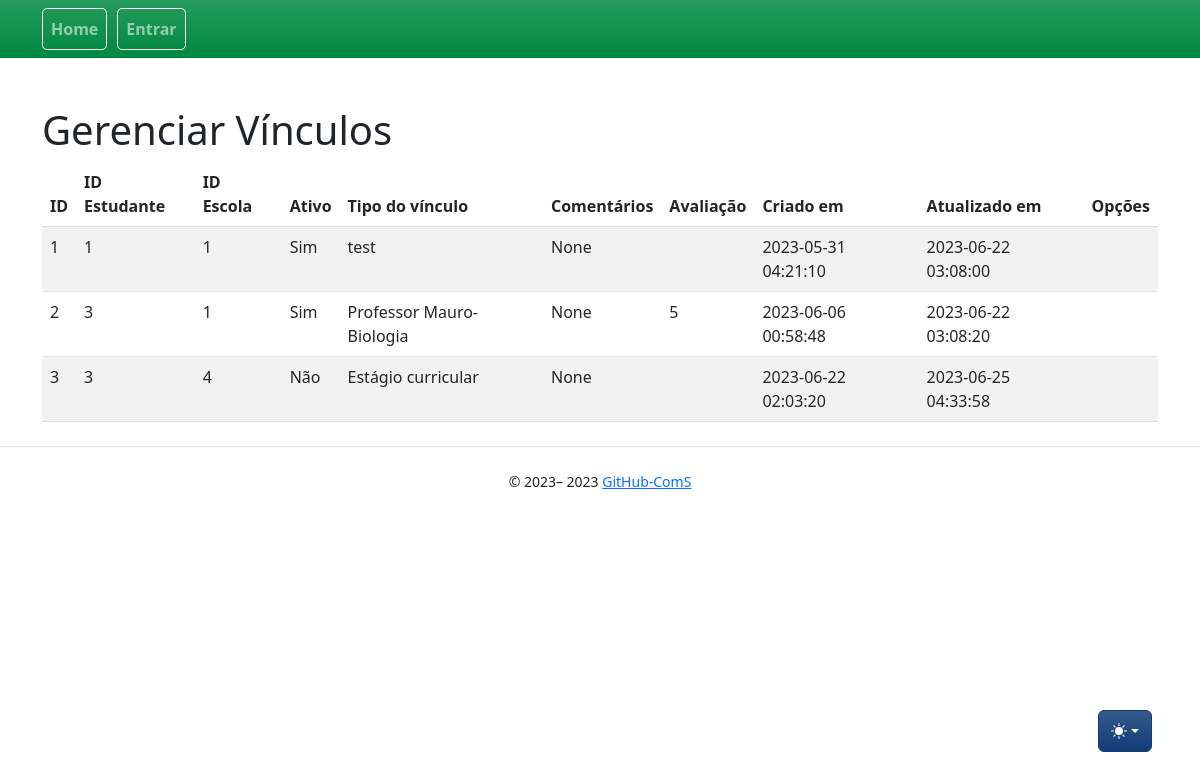
/linkages/, run on an earlier commit of the app's database.
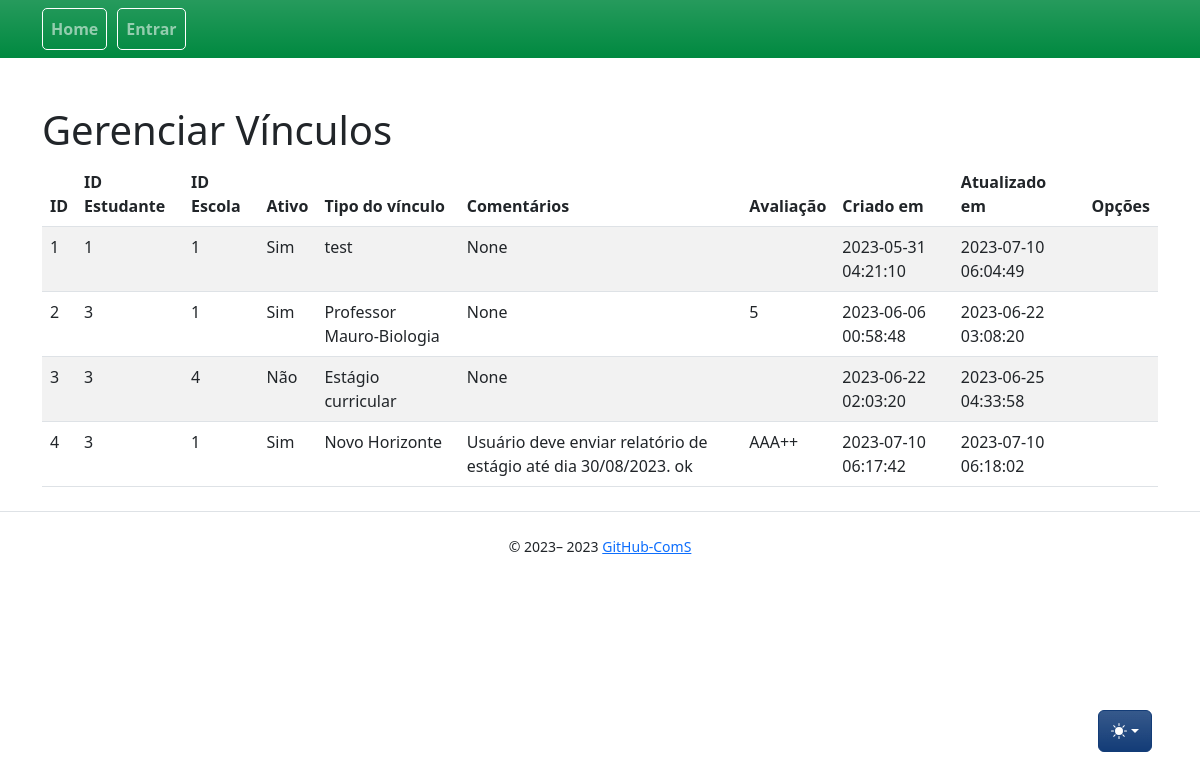
And on a later commit of the database.
### app/models/linkage.py (models this page shows, shortened)
class Linkage(db.Model):
    __tablename__ = "linkage"
    id = db.Column(db.Integer, primary_key=True)
    title = db.Column(db.String)
    rating = db.Column(db.String(6))
    comments = db.Column(db.String)
    active = db.Column(db.Integer)
    student_id = db.Column(db.Integer, db.ForeignKey("user.id"), nullable=False)
    student = db.relationship("User", backref="linkage", foreign_keys=[student_id], lazy=True)
    school_id = db.Column(db.Integer, db.ForeignKey("school.id"), nullable=False)
    school = db.relationship("School", backref="linkage", foreign_keys=[school_id])
    start_date = db.Column(db.DateTime)
    end_date = db.Column(db.DateTime)
    created_at = db.Column(db.DateTime, nullable=False, default=func.now())
    updated_at = db.Column(
        db.DateTime, nullable=False, default=func.now(), onupdate=func.now()
    )

### app/controllers/linkages_controllers.py (the view)
@bp.route("/", methods=["GET"])
def index():
    linkages = Linkage.query.all()
    return render_template(_j.index, entities=linkages, **properties)

### app/templates/linkages/index.jinja2 (shortened to what this page needs)
{% extends "base.jinja2" %}
{% from 'bootstrap5/utils.html' import render_icon %}
{% from 'macros/component_confirm_modal.jinja2' import confirmModalMacro, confirmModalScript %}
{% block head %}
{{ super() }}
{% endblock %}
{% block content %}
<div class="table-wrapper">
    <div class="table-title">
        <div class="row">
            <div class="col-sm-6">
                <h1>Gerenciar {{collection_name}}</h1>
            </div>
            <div class="col-sm-6">
            </div>
        </div>
    </div>
    <table class="table table-striped table-hover">
        <thead>
            <tr>
                <th>ID</th>
                    <th>ID Estudante</th>
                    <th>ID Escola</th>
                    <th>Ativo</th>
                    <th>Tipo do vínculo</th>
                    <th>Comentários</th>
                    <th>Avaliação</th>
                    <th>Criado em</th>
                    <th>Atualizado em</th>
                    <th>Opções</th>
            </tr>
        </thead>
        <tbody>
            {% for entity in entities %}
            <tr>
                {% for field in list_fields %}
                {% if field == 'active' %}
                        {% if entity[field] == 1 %}
                            <td>Sim</td>
                        {% else %}
                            <td>Não</td>
                        {% endif %}
                {% else %}
                <td>{{ entity[field] }}</td>
                {% endif%}
                {% endfor %}
                <td>
                    <a class="btn" href="{{ url_for('linkages.show', id=entity.id) }}" title="View"> {{
                        render_icon('search') }} </a>
                </td>
            </tr>
            {% endfor %}
        </tbody>
    </table>
</div>
{% endblock %}

What changed in the data, as far as the page shows it:
added Linkage: id "4" "3" "1" "Novo Horizonte" "Usuário deve enviar relatório de estágio até dia 30/08/2023. ok" "AAA++" "2023-07-10 06:17:42" "2023-07-10 06:18:02", active "Sim"
Also different on the page:
new list line: "2023-07-10 06:04:49"
list line gone: "2023-06-22 03:08:00"
